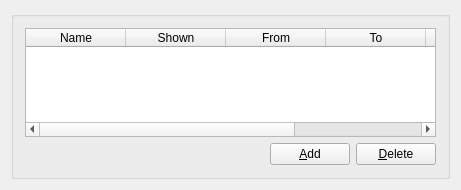
<ui version="4.0" >
 <class>DocSections</class>
 <widget class="QWidget" name="DocSections" >
  <property name="geometry" >
   <rect>
    <x>0</x>
    <y>0</y>
    <width>461</width>
    <height>190</height>
   </rect>
  </property>
  <property name="windowTitle" >
   <string>Document Sections</string>
  </property>
  <layout class="QVBoxLayout" >
   <item>
    <widget class="QGroupBox" name="sectionsGroupBox" >
     <property name="title" >
      <string/>
     </property>
     <layout class="QVBoxLayout" >
      <item>
       <widget class="ScTableWidget" name="sectionsTable" >
        <property name="numRows" stdset="0" >
         <number>0</number>
        </property>
        <property name="numCols" stdset="0" >
         <number>6</number>
        </property>
        <column>
         <property name="text" >
          <string>Name</string>
         </property>
        </column>
        <column>
         <property name="text" >
          <string>Shown</string>
         </property>
        </column>
        <column>
         <property name="text" >
          <string>From</string>
         </property>
        </column>
        <column>
         <property name="text" >
          <string>To</string>
         </property>
        </column>
        <column>
         <property name="text" >
          <string>Style</string>
         </property>
        </column>
        <column>
         <property name="text" >
          <string>Start</string>
         </property>
        </column>
       </widget>
      </item>
      <item>
       <layout class="QHBoxLayout" >
        <item>
         <spacer>
          <property name="orientation" >
           <enum>Qt::Horizontal</enum>
          </property>
          <property name="sizeType" >
           <enum>QSizePolicy::Expanding</enum>
          </property>
          <property name="sizeHint" >
           <size>
            <width>192</width>
            <height>21</height>
           </size>
          </property>
         </spacer>
        </item>
        <item>
         <widget class="QPushButton" name="addButton" >
          <property name="text" >
           <string>&amp;Add</string>
          </property>
          <property name="shortcut" >
           <string>Alt+A</string>
          </property>
         </widget>
        </item>
        <item>
         <widget class="QPushButton" name="deleteButton" >
          <property name="text" >
           <string>&amp;Delete</string>
          </property>
          <property name="shortcut" >
           <string>Alt+D</string>
          </property>
         </widget>
        </item>
       </layout>
      </item>
     </layout>
    </widget>
   </item>
  </layout>
 </widget>
 <layoutdefault spacing="6" margin="11" />
 <customwidgets>
  <customwidget>
   <class>ScTableWidget</class>
   <extends>QTableWidget</extends>
   <header>ui/sctablewidget.h</header>
  </customwidget>
 </customwidgets>
 <resources/>
 <connections/>
</ui>
